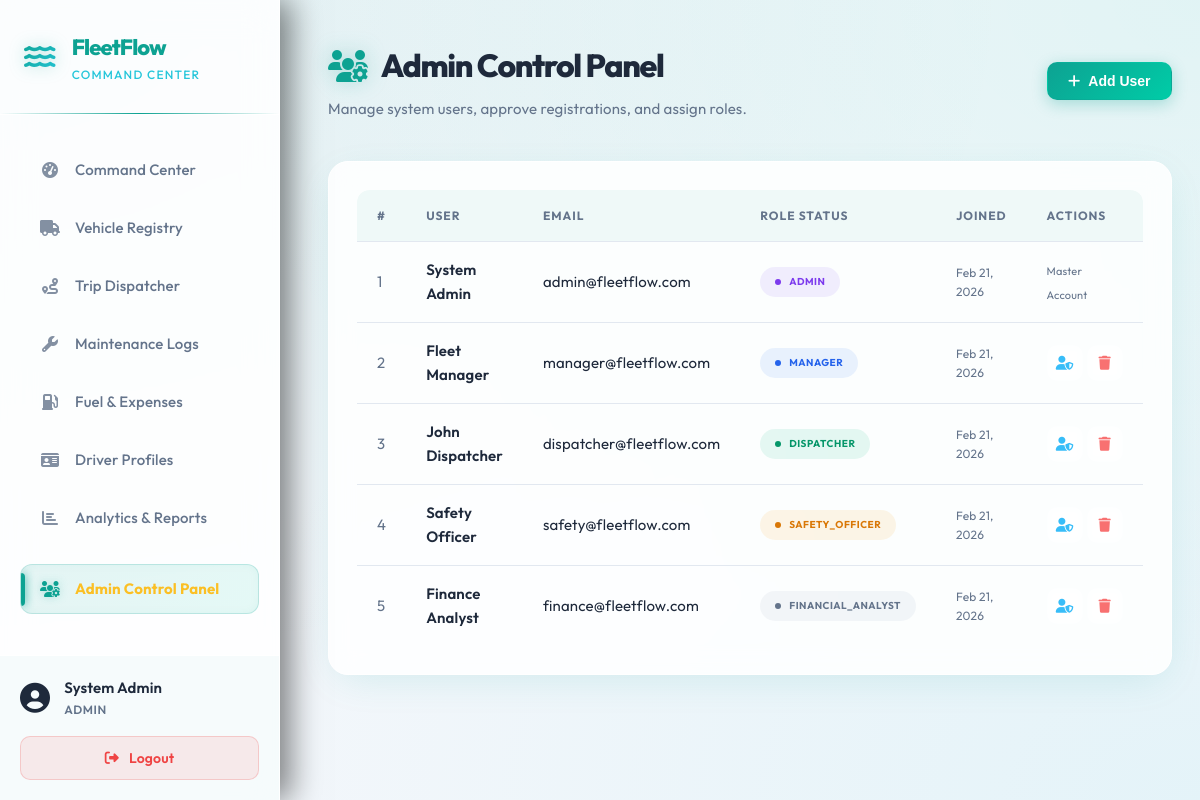
The page /pages/users.php (signed in) on the database its author committed.
### tables this page shows
CREATE TABLE users (
    id INT AUTO_INCREMENT PRIMARY KEY,
    name VARCHAR(100) NOT NULL,
    email VARCHAR(150) NOT NULL UNIQUE,
    password VARCHAR(255) NOT NULL,
    role VARCHAR(50) NOT NULL DEFAULT 'dispatcher',
    created_at TIMESTAMP DEFAULT CURRENT_TIMESTAMP
);

### pages/users.php (the view, shortened to what this page needs)
<?php
require_once '../includes/config.php';
$users = $conn->query("SELECT id, name, email, role, created_at FROM users ORDER BY created_at DESC");
include '../includes/header.php';
?>
<div class="page-header">
    <div>
        <div class="page-title"><i class="fas fa-users-cog"></i> Admin Control Panel</div>
        <div class="page-subtitle">Manage system users, approve registrations, and assign roles.</div>
    </div>
    <button class="btn btn-primary" onclick="openModal('addUserModal')">
        <i class="fas fa-plus"></i> Add User
    </button>
</div>
<div class="card">
    <div class="table-wrap">
        <table>
            <thead>
                <tr>
                    <th>#</th>
                    <th>User</th>
                    <th>Email</th>
                    <th>Role Status</th>
                    <th>Joined</th>
                    <th>Actions</th>
                </tr>
            </thead>
            <tbody>
                <?php $i=1; while($u = $users->fetch_assoc()):
                    $role_colors = [
                        'admin' => 'purple',
                        'manager' => 'blue',
                        'dispatcher' => 'green',
                        'safety_officer' => 'yellow',
                        'financial_analyst' => 'gray',
                        'pending' => 'red'
                    ];
                    $badge_color = $role_colors[$u['role']] ?? 'gray';
                ?>
                <tr>
                    <td style="color:var(--text-muted)"><?= $i++ ?></td>
                    <td style="font-weight:600"><?= htmlspecialchars($u['name']) ?></td>
                    <td><?= htmlspecialchars($u['email']) ?></td>
                    <td>
                        <span class="pill pill-<?= $badge_color ?>" style="text-transform:uppercase; font-size:10px;">
                            <?= htmlspecialchars($u['role']) ?>
                        </span>
                    </td>
                    <td style="font-size:12px;color:var(--text-muted)"><?= date('M d, Y', strtotime($u['created_at'])) ?></td>
                    <td>
                        <?php if ($u['id'] !== $_SESSION['user_id']): ?>
                        <div style="display:flex;gap:4px">
                            <button class="action-btn edit" onclick="editRole(<?= $u['id'] ?>, '<?= $u['role'] ?>')" title="Change Role"><i class="fas fa-user-shield"></i></button>
                            <form method="POST" style="display:inline" onsubmit="return confirm('Are you sure you want to delete this user? This cannot be undone.');">
                                <button type="submit" class="action-btn delete"><i class="fas fa-trash"></i></button>
                            </form>
                        </div>
                        <?php else: ?>
                            <span style="font-size:11px;color:var(--text-muted)">Master Account</span>
                        <?php endif; ?>
                    </td>
                </tr>
                <?php endwhile; ?>
            </tbody>
        </table>
    </div>
</div>
<?php include '../includes/footer.php'; ?>

### css/style.css (style rules this page uses)
:root { --primary: #0da292; --primary-glow: rgba(13, 162, 146, 0.3); --secondary: #00cca7; --secondary-glow: rgba(0, 204, 167, 0.3); --accent: #26c6da; --success: #10b981; --warning: #f59e0b; --danger: #ef4444; --info: #0ea5e9; --bg-base: #f4f7fb; --glass-bg: rgba(255, 255, 255, 0.85); --glass-border: rgba(255, 255, 255, 1); --glass-highlight: rgba(255, 255, 255, 0.6); --text: #1e293b; --text-muted: #64748b; --input-bg: rgba(255, 255, 255, 0.9); --input-border: #e2e8f0; --sidebar-width: 280px; --shadow-glass: 0 10px 40px -10px rgba(13, 162, 146, 0.15); --shadow-glow: 0 0 20px rgba(13, 162, 146, 0.2); }
* { margin: 0; padding: 0; box-sizing: border-box; }
body { font-family: 'Outfit', sans-serif; background: var(--bg-base); background-image: radial-gradient(at 0% 0%, rgba(13, 162, 146, 0.08) 0px, transparent 60%), radial-gradient(at 100% 0%, rgba(0, 204, 167, 0.08) 0px, transparent 60%), radial-gradient(at 100% 100%, rgba(38, 198, 218, 0.08) 0px, transparent 60%); background-attachment: fixed; color: var(--text); min-height: 100vh; font-size: 15px; line-height: 1.6; letter-spacing: 0.01em; }
.page-header { display: flex; align-items: center; justify-content: space-between; margin-bottom: 40px; animation: slideDown 0.5s ease-out forwards; }
.page-title { font-size: 32px; font-weight: 800; color: var(--text); display: flex; align-items: center; gap: 14px; letter-spacing: -0.04em; }
.page-title i { color: var(--primary); filter: drop-shadow(0 0 10px var(--primary-glow)); }
.page-subtitle { font-size: 15px; color: var(--text-muted); margin-top: 6px; font-weight: 400; }
.card { background: var(--glass-bg); backdrop-filter: blur(12px); -webkit-backdrop-filter: blur(12px); border: 1px solid var(--glass-border); border-radius: 20px; padding: 28px; margin-bottom: 30px; box-shadow: var(--shadow-glass); animation: fadeIn 0.6s ease-out forwards; }
.table-wrap { overflow-x: auto; border-radius: 12px; }
table { width: 100%; border-collapse: separate; border-spacing: 0; }
th { background: rgba(13, 162, 146, 0.05); padding: 16px 20px; text-align: left; font-size: 12px; font-weight: 700; color: var(--text-muted); text-transform: uppercase; letter-spacing: 0.08em; border-bottom: 1px solid var(--input-border); }
th:first-child { border-top-left-radius: 12px; }
th:last-child { border-top-right-radius: 12px; }
td { padding: 16px 20px; font-size: 15px; border-bottom: 1px solid var(--input-border); vertical-align: middle; color: var(--text); transition: background 0.2s; }
tr:last-child td { border-bottom: none; }
.pill { display: inline-flex; align-items: center; gap: 8px; padding: 6px 14px; border-radius: 20px; font-size: 12px; font-weight: 700; text-transform: uppercase; letter-spacing: 0.05em; border: 1px solid transparent; }
.pill::before { content: ''; width: 6px; height: 6px; border-radius: 50%; background: currentColor; }
.pill-green { background: rgba(16, 185, 129, 0.1); color: #059669; }
.pill-blue { background: rgba(59, 130, 246, 0.1); color: #2563eb; }
.pill-yellow { background: rgba(245, 158, 11, 0.1); color: #d97706; }
.pill-gray { background: rgba(148, 163, 184, 0.1); color: #64748b; }
.pill-purple { background: rgba(139, 92, 246, 0.1); color: #7c3aed; }
.btn { display: inline-flex; align-items: center; gap: 8px; padding: 10px 20px; border-radius: 10px; font-size: 14px; font-weight: 600; cursor: pointer; border: 1px solid transparent; text-decoration: none; transition: all 0.3s cubic-bezier(0.4, 0, 0.2, 1); justify-content: center; position: relative; overflow: hidden; }
.btn::after { content: ''; position: absolute; top: 0; left: -100%; width: 50%; height: 100%; background: linear-gradient(90deg, transparent, rgba(255, 255, 255, 0.2), transparent); transform: skewX(-20deg); }
.btn-primary { background: linear-gradient(135deg, var(--primary), var(--secondary)); color: #fff; box-shadow: 0 4px 15px var(--primary-glow); }
.action-btn { display: inline-flex; align-items: center; justify-content: center; width: 36px; height: 36px; border-radius: 10px; border: 1px solid rgba(255, 255, 255, 0.05); cursor: pointer; font-size: 14px; transition: all 0.3s cubic-bezier(0.4, 0, 0.2, 1); text-decoration: none; background: rgba(255, 255, 255, 0.02); backdrop-filter: blur(4px); }
.action-btn.edit { color: #38bdf8; }
.action-btn.delete { color: #f87171; }

### rows shown on the page
users: name "System Admin", email "admin@fleetflow.com", role "ADMIN", created_at "Feb 21, 2026", shows "Master Account"
users: name "Fleet Manager", email "manager@fleetflow.com", role "MANAGER", created_at "Feb 21, 2026"
users: name "John Dispatcher", email "dispatcher@fleetflow.com", role "DISPATCHER", created_at "Feb 21, 2026"
users: name "Safety Officer", email "safety@fleetflow.com", role "SAFETY_OFFICER", created_at "Feb 21, 2026"
users: name "Finance Analyst", email "finance@fleetflow.com", role "FINANCIAL_ANALYST", created_at "Feb 21, 2026"

### other values the page prints
$user_name "System Admin"
str_replace('_',' ',$user_role) "ADMIN"
